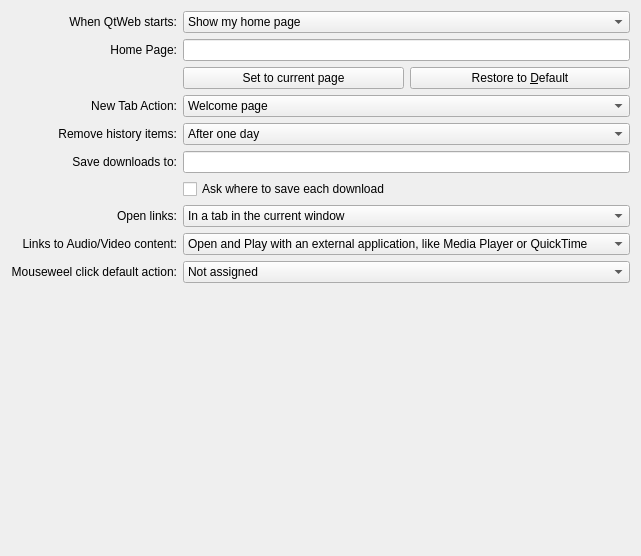
     <widget class="QWidget" name="tab" >
      <attribute name="title" >
       <string>General</string>
      </attribute>
      <layout class="QGridLayout" >
       <item row="11" column="1" colspan="2" >
        <spacer>
         <property name="orientation" >
          <enum>Qt::Vertical</enum>
         </property>
         <property name="sizeHint" stdset="0" >
          <size>
           <width>391</width>
           <height>262</height>
          </size>
         </property>
        </spacer>
       </item>
       <item row="1" column="0" >
        <widget class="QLabel" name="label_3" >
         <property name="text" >
          <string>Home Page:</string>
         </property>
         <property name="alignment" >
          <set>Qt::AlignRight|Qt::AlignTrailing|Qt::AlignVCenter</set>
         </property>
        </widget>
       </item>
       <item row="1" column="1" colspan="2" >
        <widget class="QLineEdit" name="homeLineEdit" />
       </item>
       <item row="2" column="1" >
        <widget class="QPushButton" name="setHomeToCurrentPageButton" >
         <property name="text" >
          <string>Set to current page</string>
         </property>
        </widget>
       </item>
       <item row="4" column="0" >
        <widget class="QLabel" name="label_4" >
         <property name="text" >
          <string>Remove history items:</string>
         </property>
         <property name="alignment" >
          <set>Qt::AlignRight|Qt::AlignTrailing|Qt::AlignVCenter</set>
         </property>
        </widget>
       </item>
       <item row="4" column="1" colspan="2" >
        <widget class="QComboBox" name="expireHistory" >
         <item>
          <property name="text" >
           <string>After one day</string>
          </property>
         </item>
         <item>
          <property name="text" >
           <string>After one week</string>
          </property>
         </item>
         <item>
          <property name="text" >
           <string>After two weeks</string>
          </property>
         </item>
         <item>
          <property name="text" >
           <string>After one month</string>
          </property>
         </item>
         <item>
          <property name="text" >
           <string>After one year</string>
          </property>
         </item>
         <item>
          <property name="text" >
           <string>Manually</string>
          </property>
         </item>
        </widget>
       </item>
       <item row="5" column="0" >
        <widget class="QLabel" name="label_7" >
         <property name="text" >
          <string>Save downloads to:</string>
         </property>
         <property name="alignment" >
          <set>Qt::AlignRight|Qt::AlignTrailing|Qt::AlignVCenter</set>
         </property>
        </widget>
       </item>
       <item row="5" column="1" colspan="2" >
        <widget class="QLineEdit" name="downloadsLocation" />
       </item>
       <item row="8" column="0" >
        <widget class="QLabel" name="label_16" >
         <property name="text" >
          <string>Links to Audio/Video content:</string>
         </property>
         <property name="alignment" >
          <set>Qt::AlignLeading|Qt::AlignLeft|Qt::AlignRight|Qt::AlignTrailing|Qt::AlignVCenter</set>
         </property>
        </widget>
       </item>
       <item row="0" column="1" colspan="2" >
        <widget class="QComboBox" name="startupAction" >
         <item>
          <property name="text" >
           <string>Show my home page</string>
          </property>
         </item>
         <item>
          <property name="text" >
           <string>Show a blank page</string>
          </property>
         </item>
         <item>
          <property name="text" >
           <string>Show my windows and tabs from last session</string>
          </property>
         </item>
        </widget>
       </item>
       <item row="0" column="0" >
        <widget class="QLabel" name="label_17" >
         <property name="text" >
          <string>When QtWeb starts:</string>
         </property>
         <property name="alignment" >
          <set>Qt::AlignLeading|Qt::AlignLeft|Qt::AlignRight|Qt::AlignTrailing|Qt::AlignVCenter</set>
         </property>
        </widget>
       </item>
       <item row="2" column="2" >
        <widget class="QPushButton" name="restoreToDefaultButton" >
         <property name="text" >
          <string>Restore to &amp;Default</string>
         </property>
        </widget>
       </item>
       <item row="6" column="1" >
        <widget class="QCheckBox" name="checkBoxAsk" >
         <property name="text" >
          <string>Ask where to save each download</string>
         </property>
        </widget>
       </item>
       <item row="3" column="0" >
        <widget class="QLabel" name="label_18" >
         <property name="text" >
          <string>New Tab Action:</string>
         </property>
         <property name="alignment" >
          <set>Qt::AlignRight|Qt::AlignTrailing|Qt::AlignVCenter</set>
         </property>
        </widget>
       </item>
       <item row="3" column="1" colspan="2" >
        <widget class="QComboBox" name="newTabAction" >
         <item>
          <property name="text" >
           <string>Welcome page</string>
          </property>
         </item>
         <item>
          <property name="text" >
           <string>Home page</string>
          </property>
         </item>
         <item>
          <property name="text" >
           <string>Blank page</string>
          </property>
         </item>
        </widget>
       </item>
       <item row="8" column="1" colspan="2" >
        <widget class="QComboBox" name="comboBoxAV" >
         <item>
          <property name="text" >
           <string>Open and Play with an external application, like Media Player or QuickTime</string>
          </property>
         </item>
         <item>
          <property name="text" >
           <string>Do not launch an external application, just download and store to Downloads</string>
          </property>
         </item>
        </widget>
       </item>
       <item row="10" column="1" colspan="2" >
        <widget class="QComboBox" name="mouseweelClick" >
         <item>
          <property name="text" >
           <string>Not assigned</string>
          </property>
         </item>
         <item>
          <property name="text" >
           <string>Start webpage font resizing using the weel</string>
          </property>
         </item>
        </widget>
       </item>
       <item row="10" column="0" >
        <widget class="QLabel" name="label_19" >
         <property name="text" >
          <string>Mouseweel click default action:</string>
         </property>
         <property name="alignment" >
          <set>Qt::AlignLeading|Qt::AlignLeft|Qt::AlignRight|Qt::AlignTrailing|Qt::AlignVCenter</set>
         </property>
        </widget>
       </item>
       <item row="7" column="1" colspan="2" >
        <widget class="QComboBox" name="openLinksIn" >
         <item>
          <property name="text" >
           <string>In a tab in the current window</string>
          </property>
         </item>
         <item>
          <property name="text" >
           <string>In a new window</string>
          </property>
         </item>
        </widget>
       </item>
       <item row="7" column="0" >
        <widget class="QLabel" name="label_8" >
         <property name="text" >
          <string>Open links:</string>
         </property>
         <property name="alignment" >
          <set>Qt::AlignRight|Qt::AlignTrailing|Qt::AlignVCenter</set>
         </property>
        </widget>
       </item>
      </layout>
     </widget>
